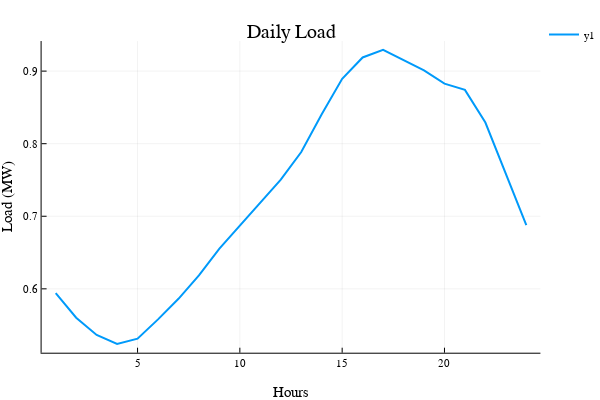

The cell this chart's notebook holds for it:
### Code cell
using Plots
plotly() 
plot(Lt,linewidth=2,title="Daily Load")
yaxis!("Load (MW)")
xaxis!("Hours")

### Figure 1 — Plotly figure (JSON) as saved in the notebook; plotly's stock layout.template omitted (floating-point values rounded to 4 significant figures)
{"data": [{"colorbar": {"title": ""}, "hoverinfo": "text", "legendgroup": "y1", "line": {"color": "rgba(0, 154, 250, 1.000)", "dash": "solid", "shape": "linear", "width": 2}, "mode": "lines", "name": "y1", "showlegend": true, "text": [null, null, null, null, null, null, null, null, null, null, null, null, null, null, null, null, null, null, null, null, null, null, null, null], "type": "scatter", "x": [1, 2, 3, 4, 5, 6, 7, 8, 9, 10, 11, 12, 13, 14, 15, 16, 17, 18, 19, 20, 21, 22, 23, 24], "xaxis": "x1", "y": [0.594, 0.5602, 0.5364, 0.5241, 0.5313, 0.5579, 0.5863, 0.6185, 0.6554, 0.6867, 0.7183, 0.7505, 0.7885, 0.8405, 0.8894, 0.9188, 0.9293, 0.9157, 0.9009, 0.8828, 0.8741, 0.8292, 0.758, 0.6876], "yaxis": "y1"}], "layout": {"annotations": [{"font": {"color": "rgba(0, 0, 0, 1.000)", "family": "sans-serif", "size": 20}, "rotation": 0, "showarrow": false, "text": "Daily Load", "x": 0.535, "xanchor": "center", "xref": "paper", "y": 1, "yanchor": "top", "yref": "paper"}], "height": 400, "legend": {"bgcolor": "rgba(255, 255, 255, 1.000)", "bordercolor": "rgba(0, 0, 0, 1.000)", "font": {"color": "rgba(0, 0, 0, 1.000)", "family": "sans-serif", "size": 11}, "tracegroupgap": 0, "x": 1, "y": 1}, "margin": {"b": 20, "l": 0, "r": 0, "t": 20}, "paper_bgcolor": "rgba(255, 255, 255, 1.000)", "plot_bgcolor": "rgba(255, 255, 255, 1.000)", "showlegend": true, "width": 600, "xaxis": {"anchor": "y1", "domain": [0.07647, 0.9934], "gridcolor": "rgba(0, 0, 0, 0.100)", "gridwidth": 0.5, "linecolor": "rgba(0, 0, 0, 1.000)", "mirror": false, "range": [0.31, 24.69], "showgrid": true, "showline": true, "showticklabels": true, "tickangle": 0, "tickcolor": "rgb(0, 0, 0)", "tickfont": {"color": "rgba(0, 0, 0, 1.000)", "family": "sans-serif", "size": 11}, "tickmode": "array", "ticks": "inside", "ticktext": ["5", "10", "15", "20"], "tickvals": [5, 10, 15, 20], "title": "Hours", "titlefont": {"color": "rgba(0, 0, 0, 1.000)", "family": "sans-serif", "size": 15}, "type": "-", "visible": true, "zeroline": false, "zerolinecolor": "rgba(0, 0, 0, 1.000)"}, "yaxis": {"anchor": "x1", "domain": [0.07581, 0.9415], "gridcolor": "rgba(0, 0, 0, 0.100)", "gridwidth": 0.5, "linecolor": "rgba(0, 0, 0, 1.000)", "mirror": false, "range": [0.512, 0.9414], "showgrid": true, "showline": true, "showticklabels": true, "tickangle": 0, "tickcolor": "rgb(0, 0, 0)", "tickfont": {"color": "rgba(0, 0, 0, 1.000)", "family": "sans-serif", "size": 11}, "tickmode": "array", "ticks": "inside", "ticktext": ["0.6", "0.7", "0.8", "0.9"], "tickvals": [0.6, 0.7, 0.8, 0.9], "title": "Load (MW)", "titlefont": {"color": "rgba(0, 0, 0, 1.000)", "family": "sans-serif", "size": 15}, "type": "-", "visible": true, "zeroline": false, "zerolinecolor": "rgba(0, 0, 0, 1.000)"}}}
